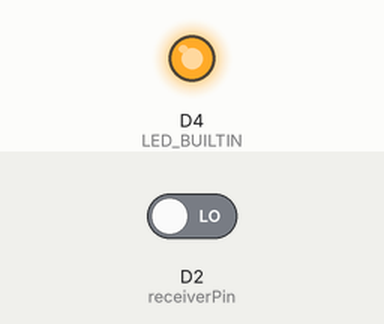
Recording of a sketch running on a simulated ESP8266 (NodeMCU). Parts: output pins drawn as LEDs (lit = HIGH, except the on-board LED, lit = LOW). The test bench sets the inputs (shaded band); at power-on: D2 (receiverPin) LOW. What the sketch prints to the serial monitor is not drawn. At 11.4 s the program restarts the board; the recording ends there.

Above: at 0.1 s.
At 10.1 s:
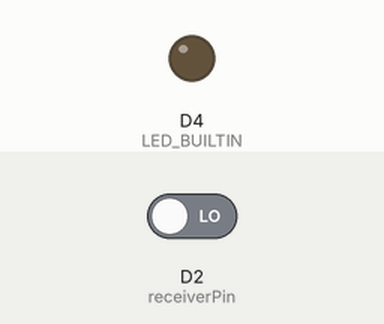
Timing chart, 0 to 11.4 s (numbered marks = the images above):
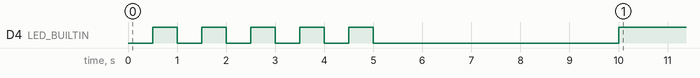

Measured:
- by itself, D4 (LED_BUILTIN): goes 4 × (HIGH 0.50 s, LOW 0.50 s), HIGH 0.50 s, LOW 5.0 s, then HIGH

The sketch:

signal_analyzer.ino
```cpp
#define SAMPLESIZE 8000

unsigned long timings[SAMPLESIZE];
unsigned int pos = 0;
unsigned long lastTime = 0;
#define receiverPin D2
bool completed = false;

void IRAM_ATTR timeControl() {
  const long time = micros();
  timings[pos] = time - lastTime;
  lastTime = time;
  if (++pos > SAMPLESIZE-1) {
    pos = 0;
  }
}
void setup() {
  Serial.begin(115200);
  attachInterrupt(digitalPinToInterrupt(receiverPin), timeControl, CHANGE);
  pinMode(LED_BUILTIN, OUTPUT);
  digitalWrite(LED_BUILTIN, LOW);
  Serial.println();
  Serial.println();
}

void loop() {
    for (int i = 5; i>0; i--) {
      Serial.print(i);
      Serial.print("... ");
      delay(500);
      digitalWrite(LED_BUILTIN, HIGH);
      delay(500);
      digitalWrite(LED_BUILTIN, LOW);
    }
    Serial.println();
    digitalWrite(LED_BUILTIN, LOW);
    Serial.println("NOW");
    detachInterrupt(digitalPinToInterrupt(receiverPin));
    delay(5000);
    digitalWrite(LED_BUILTIN, HIGH);
    Serial.println("DATA:");
    Serial.println();
      for (int i = 0; i< SAMPLESIZE; i++) {
        Serial.print( timings[i] );
        Serial.print(",");
      }
    Serial.println("");
    Serial.println("Reset your Arduino to scan again...");

    ESP.restart();


}
```
